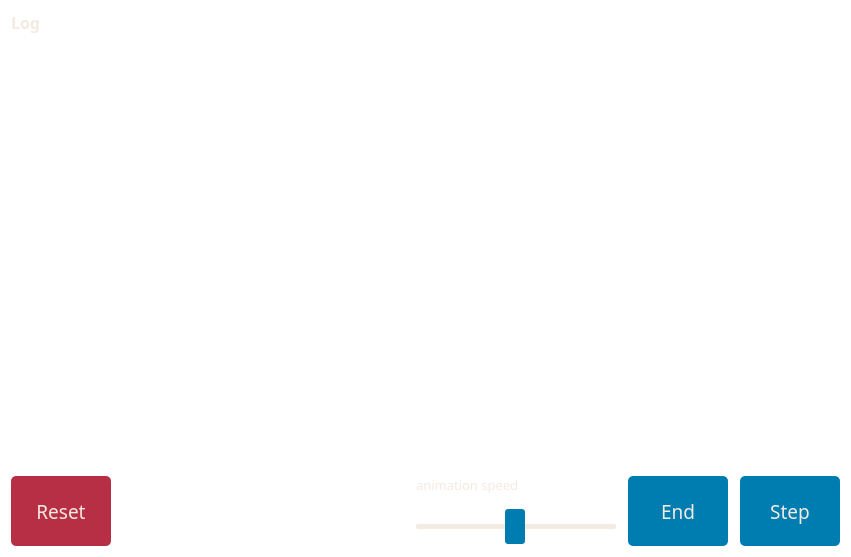
<?xml version="1.0" encoding="UTF-8"?>
<ui version="4.0">
 <class>Frame</class>
 <widget class="QFrame" name="Frame">
  <property name="geometry">
   <rect>
    <x>0</x>
    <y>0</y>
    <width>851</width>
    <height>557</height>
   </rect>
  </property>
  <property name="windowTitle">
   <string>Frame</string>
  </property>
  <property name="styleSheet">
   <string notr="true">background-color: transparent;</string>
  </property>
  <layout class="QVBoxLayout" name="verticalLayout">
   <property name="leftMargin">
    <number>11</number>
   </property>
   <property name="topMargin">
    <number>11</number>
   </property>
   <property name="rightMargin">
    <number>11</number>
   </property>
   <property name="bottomMargin">
    <number>11</number>
   </property>
   <item>
    <widget class="QFrame" name="frame_2">
     <property name="sizePolicy">
      <sizepolicy hsizetype="Expanding" vsizetype="Expanding">
       <horstretch>0</horstretch>
       <verstretch>0</verstretch>
      </sizepolicy>
     </property>
     <property name="styleSheet">
      <string notr="true">border: 0;</string>
     </property>
     <property name="frameShape">
      <enum>QFrame::StyledPanel</enum>
     </property>
     <property name="frameShadow">
      <enum>QFrame::Raised</enum>
     </property>
     <layout class="QHBoxLayout" name="horizontalLayout_3">
      <property name="leftMargin">
       <number>0</number>
      </property>
      <property name="topMargin">
       <number>0</number>
      </property>
      <property name="rightMargin">
       <number>0</number>
      </property>
      <property name="bottomMargin">
       <number>0</number>
      </property>
      <item>
       <widget class="QScrollArea" name="scrollAreaLog">
        <property name="sizePolicy">
         <sizepolicy hsizetype="Expanding" vsizetype="Expanding">
          <horstretch>0</horstretch>
          <verstretch>0</verstretch>
         </sizepolicy>
        </property>
        <property name="widgetResizable">
         <bool>true</bool>
        </property>
        <widget class="QWidget" name="scrollAreaWidgetContents_2">
         <property name="geometry">
          <rect>
           <x>0</x>
           <y>0</y>
           <width>829</width>
           <height>458</height>
          </rect>
         </property>
         <layout class="QVBoxLayout" name="verticalLayout_4">
          <property name="leftMargin">
           <number>0</number>
          </property>
          <property name="topMargin">
           <number>0</number>
          </property>
          <property name="rightMargin">
           <number>0</number>
          </property>
          <property name="bottomMargin">
           <number>0</number>
          </property>
          <item>
           <widget class="QLabel" name="label_2">
            <property name="font">
             <font>
              <family>MS Reference Sans Serif</family>
              <pointsize>12</pointsize>
              <weight>75</weight>
              <bold>true</bold>
             </font>
            </property>
            <property name="styleSheet">
             <string notr="true">color: rgb(243, 234, 226);</string>
            </property>
            <property name="text">
             <string>Log</string>
            </property>
           </widget>
          </item>
          <item>
           <widget class="QLabel" name="labelSequence">
            <property name="sizePolicy">
             <sizepolicy hsizetype="Expanding" vsizetype="Preferred">
              <horstretch>0</horstretch>
              <verstretch>0</verstretch>
             </sizepolicy>
            </property>
            <property name="minimumSize">
             <size>
              <width>300</width>
              <height>0</height>
             </size>
            </property>
            <property name="maximumSize">
             <size>
              <width>16777215</width>
              <height>16777215</height>
             </size>
            </property>
            <property name="font">
             <font>
              <family>MS Reference Sans Serif</family>
              <pointsize>10</pointsize>
             </font>
            </property>
            <property name="styleSheet">
             <string notr="true">color: rgb(243, 234, 226);</string>
            </property>
            <property name="text">
             <string/>
            </property>
            <property name="alignment">
             <set>Qt::AlignLeading|Qt::AlignLeft|Qt::AlignTop</set>
            </property>
           </widget>
          </item>
          <item>
           <spacer name="verticalSpacer_2">
            <property name="orientation">
             <enum>Qt::Vertical</enum>
            </property>
            <property name="sizeHint" stdset="0">
             <size>
              <width>20</width>
              <height>336</height>
             </size>
            </property>
           </spacer>
          </item>
         </layout>
        </widget>
       </widget>
      </item>
     </layout>
    </widget>
   </item>
   <item>
    <widget class="QFrame" name="frame">
     <property name="minimumSize">
      <size>
       <width>0</width>
       <height>70</height>
      </size>
     </property>
     <property name="maximumSize">
      <size>
       <width>16777215</width>
       <height>70</height>
      </size>
     </property>
     <property name="sizeIncrement">
      <size>
       <width>0</width>
       <height>0</height>
      </size>
     </property>
     <property name="styleSheet">
      <string notr="true">background-color:  rgba(243, 234, 226, 0);
border: 0;</string>
     </property>
     <property name="frameShape">
      <enum>QFrame::StyledPanel</enum>
     </property>
     <property name="frameShadow">
      <enum>QFrame::Raised</enum>
     </property>
     <layout class="QHBoxLayout" name="horizontalLayout">
      <property name="spacing">
       <number>12</number>
      </property>
      <property name="leftMargin">
       <number>0</number>
      </property>
      <property name="topMargin">
       <number>0</number>
      </property>
      <property name="rightMargin">
       <number>0</number>
      </property>
      <property name="bottomMargin">
       <number>0</number>
      </property>
      <item>
       <widget class="QPushButton" name="pushButtonReset">
        <property name="sizePolicy">
         <sizepolicy hsizetype="Expanding" vsizetype="Expanding">
          <horstretch>0</horstretch>
          <verstretch>0</verstretch>
         </sizepolicy>
        </property>
        <property name="minimumSize">
         <size>
          <width>100</width>
          <height>0</height>
         </size>
        </property>
        <property name="maximumSize">
         <size>
          <width>100</width>
          <height>16777215</height>
         </size>
        </property>
        <property name="font">
         <font>
          <family>Microsoft YaHei Light</family>
          <pointsize>14</pointsize>
         </font>
        </property>
        <property name="styleSheet">
         <string notr="true">QPushButton {
color: rgb(243, 234, 226);
background-color: rgb(182, 47, 68);
border-radius: 5px;
}
QPushButton:hover {
border: 2px solid;
border-color: rgb(243, 234, 226);
}
QPushButton:pressed {
background-color: rgb(152, 27, 48);
}</string>
        </property>
        <property name="text">
         <string>Reset</string>
        </property>
       </widget>
      </item>
      <item>
       <spacer name="horizontalSpacer">
        <property name="orientation">
         <enum>Qt::Horizontal</enum>
        </property>
        <property name="sizeHint" stdset="0">
         <size>
          <width>482</width>
          <height>20</height>
         </size>
        </property>
       </spacer>
      </item>
      <item>
       <layout class="QVBoxLayout" name="verticalLayout_2">
        <item>
         <widget class="QLabel" name="label">
          <property name="font">
           <font>
            <family>Microsoft YaHei Light</family>
            <pointsize>10</pointsize>
           </font>
          </property>
          <property name="styleSheet">
           <string notr="true">background-color: transparent;
color: rgb(243, 234, 226);</string>
          </property>
          <property name="text">
           <string>animation speed</string>
          </property>
         </widget>
        </item>
        <item>
         <widget class="QSlider" name="horizontalSliderAnimationSpeed">
          <property name="sizePolicy">
           <sizepolicy hsizetype="Fixed" vsizetype="Expanding">
            <horstretch>0</horstretch>
            <verstretch>0</verstretch>
           </sizepolicy>
          </property>
          <property name="minimumSize">
           <size>
            <width>200</width>
            <height>30</height>
           </size>
          </property>
          <property name="maximumSize">
           <size>
            <width>200</width>
            <height>16777215</height>
           </size>
          </property>
          <property name="styleSheet">
           <string notr="true">QSlider {
background-color: transparent;
}

QSlider::handle:horizontal {
background-color: rgb(0, 125, 176);
width: 20px;
border-radius: 3px;
margin: -15px 0;
}
QSlider::handle:horizontal:hover {
background-color: rgb(20, 145, 186);
}

QSlider::groove:horizontal {
background-color: rgb(243, 234, 226);
height: 5px;
border-radius: 2px;
}</string>
          </property>
          <property name="minimum">
           <number>1</number>
          </property>
          <property name="maximum">
           <number>100</number>
          </property>
          <property name="value">
           <number>50</number>
          </property>
          <property name="orientation">
           <enum>Qt::Horizontal</enum>
          </property>
         </widget>
        </item>
       </layout>
      </item>
      <item>
       <widget class="QPushButton" name="pushButtonEndOperation">
        <property name="sizePolicy">
         <sizepolicy hsizetype="Expanding" vsizetype="Expanding">
          <horstretch>0</horstretch>
          <verstretch>0</verstretch>
         </sizepolicy>
        </property>
        <property name="minimumSize">
         <size>
          <width>100</width>
          <height>0</height>
         </size>
        </property>
        <property name="maximumSize">
         <size>
          <width>100</width>
          <height>16777215</height>
         </size>
        </property>
        <property name="font">
         <font>
          <family>Microsoft YaHei Light</family>
          <pointsize>14</pointsize>
         </font>
        </property>
        <property name="styleSheet">
         <string notr="true">QPushButton {
color: rgb(243, 234, 226);
background-color: rgb(0, 125, 176);
border-radius: 5px;
}
QPushButton:hover {
border: 2px solid;
border-color: rgb(243, 234, 226);
}
QPushButton:pressed {
background-color:  rgb(0, 105, 156);
}</string>
        </property>
        <property name="text">
         <string>End</string>
        </property>
       </widget>
      </item>
      <item>
       <widget class="QPushButton" name="pushButtonMakeStep">
        <property name="sizePolicy">
         <sizepolicy hsizetype="Expanding" vsizetype="Expanding">
          <horstretch>0</horstretch>
          <verstretch>0</verstretch>
         </sizepolicy>
        </property>
        <property name="minimumSize">
         <size>
          <width>100</width>
          <height>0</height>
         </size>
        </property>
        <property name="maximumSize">
         <size>
          <width>100</width>
          <height>16777215</height>
         </size>
        </property>
        <property name="font">
         <font>
          <family>Microsoft YaHei Light</family>
          <pointsize>14</pointsize>
         </font>
        </property>
        <property name="styleSheet">
         <string notr="true">QPushButton {
color: rgb(243, 234, 226);
background-color: rgb(0, 125, 176);
border-radius: 5px;
}
QPushButton:hover {
border: 2px solid;
border-color: rgb(243, 234, 226);
}
QPushButton:pressed {
background-color:  rgb(0, 105, 156);
}</string>
        </property>
        <property name="text">
         <string>Step</string>
        </property>
       </widget>
      </item>
     </layout>
    </widget>
   </item>
  </layout>
 </widget>
 <resources/>
 <connections/>
</ui>
